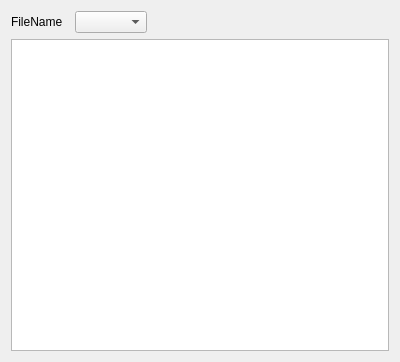
<?xml version="1.0" encoding="UTF-8"?>
<ui version="4.0">
 <class>ProtoErrorDialog</class>
 <widget class="QDialog" name="ProtoErrorDialog">
  <property name="geometry">
   <rect>
    <x>0</x>
    <y>0</y>
    <width>400</width>
    <height>362</height>
   </rect>
  </property>
  <property name="windowTitle">
   <string>Dialog</string>
  </property>
  <layout class="QGridLayout" name="gridLayout">
   <item row="0" column="0">
    <widget class="QLabel" name="label">
     <property name="text">
      <string>FileName</string>
     </property>
    </widget>
   </item>
   <item row="0" column="2">
    <widget class="QComboBox" name="cbFileName"/>
   </item>
   <item row="0" column="3">
    <spacer name="horizontalSpacer">
     <property name="orientation">
      <enum>Qt::Horizontal</enum>
     </property>
     <property name="sizeHint" stdset="0">
      <size>
       <width>40</width>
       <height>20</height>
      </size>
     </property>
    </spacer>
   </item>
   <item row="1" column="0" colspan="4">
    <widget class="QListWidget" name="lwErrors"/>
   </item>
  </layout>
 </widget>
 <resources/>
 <connections/>
</ui>
